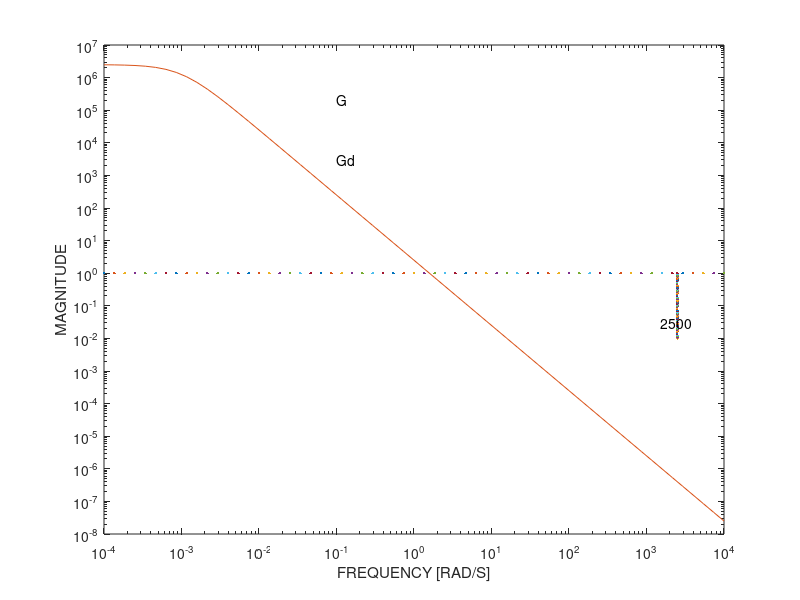
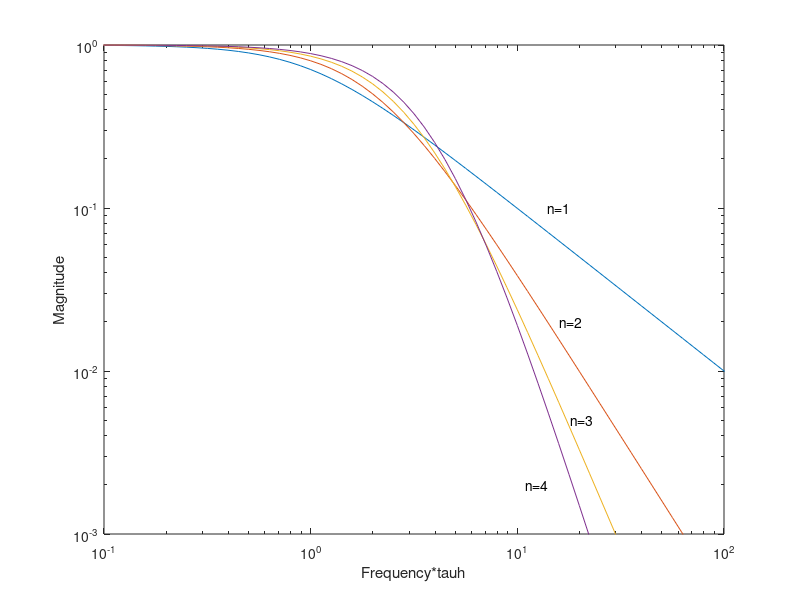

These figures' MATLAB source, in order:
%%%%%%%%%%%%%%%%%%%%%%%%%%%%%%%%%%%%%%%%%%%%%%%%%%%%
%Section 5.15.3 Application: Neutralization process
%%%%%%%%%%%%%%%%%%%%%%%%%%%%%%%%%%%%%%%%%%%%%%%%%%%%

%Plant (5.114): G(s)=-2kd/(1+tauh*s), Gd(s)=kd/(1+tauh*s), kd=2.5e6, tauh=1000
kd=2.5e6;tauh=1000;
% G=nd2sys(1,[tauh 1],-2*kd);
% Gd=nd2sys(1,[tauh 1],kd);
G=tf(-2*kd,[tauh 1]);
Gd=tf(kd,[tauh 1]);
w=logspace(-4,4,61);
% G_f=frsp(G,w);
% Gd_f=frsp(Gd,w);
G_f=freqresp(G,w);
Gd_f=freqresp(Gd,w);

for i=1:length(G_f)
    G_f2(i)=G_f(1,1,i);
    Gd_f2(i)=Gd_f(1,1,i);
end

%Figure 5.22
figure(3);clf
wd = [1 2500; 0.05 2500; 2 Inf]
wd2 = [0.02 2500; 0.01 2500; 2 Inf]
% vplot('liv,lm',Gd_f,G_f,1,'w:',wd,'w:',wd2,'w:');
loglog(w,G_f2,w,Gd_f2,2500,logspace(-2,0,61),w,1)
xlabel('FREQUENCY [RAD/S]');ylabel('MAGNITUDE');
text(0.1, 3000,'Gd');text(.1, 2e5,'G');
text(1500,0.03,'2500');

% n Buffer tanks
w=logspace(-2,4,121);
tank1=tf(1, [1 1]);
tank1_f = freqresp(tank1,w);
for i=1:length(tank1_f)
    tank1_f2(i)=norm(tank1_f(1,1,i));
end
%Figure 5.24
figure(4);clf;
% vplot('liv,lm',tank1_f);
loglog(w,tank1_f2)
axis([1.e-1,1e2,1.e-3,1]);
hold;

n=4;
for i=2:n 
tank0=tf(1, [1/i 1]); tank=tank0;
for j=2:i tank=tank*tank0;end
tank_f = freqresp(tank,w);
for k=1:length(tank_f)
    tank_f2(k)=norm(tank_f(1,1,k));
end

loglog(w,tank_f2);end
xlabel('Frequency*tauh');ylabel('Magnitude');
text(14,.1,'n=1');text(16,0.02,'n=2');
text(18,0.005,'n=3');text(11,0.002,'n=4');

